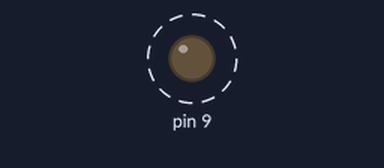
Bench run of a sketch on a simulated Arduino Uno, built with avr-gcc and run on an emulated ATmega328P. Shown: output pins drawn as LEDs (lit = HIGH). Dashed ring = blinking.

Above: at 0.1 s.
Timing chart, 0 to 3.0 s (numbered marks = the images above):
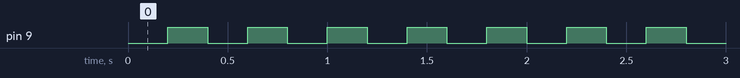

The sketch:

sketch_mar02a.ino
```cpp
void setup() {
  pinMode(9, OUTPUT);
}

 void loop() {
  digitalWrite(9, LOW);

  delay(200);

  digitalWrite(9, HIGH);
  delay(200);
 }
```

Measured:
- by itself, pin 9: alternates HIGH for 0.20 s and LOW for 0.20 s
